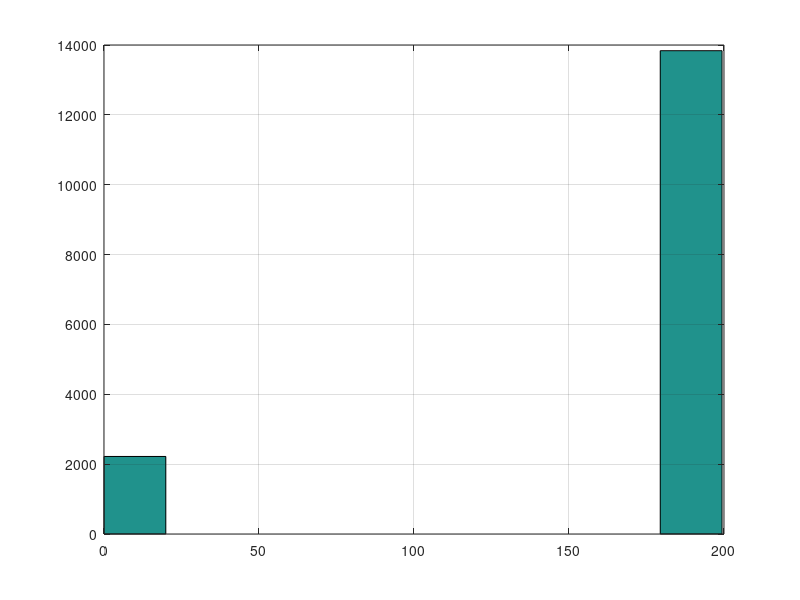

MATLAB code for this plot:
clear; close all; clc;
data=csvread('TMU_OV.txt');

pass=data;
k1=find(pass>300);
pass(k1)=[];
k2=find(pass<32);
low=pass(k2);
pass(k2)=[];
hist(data);
grid on;

